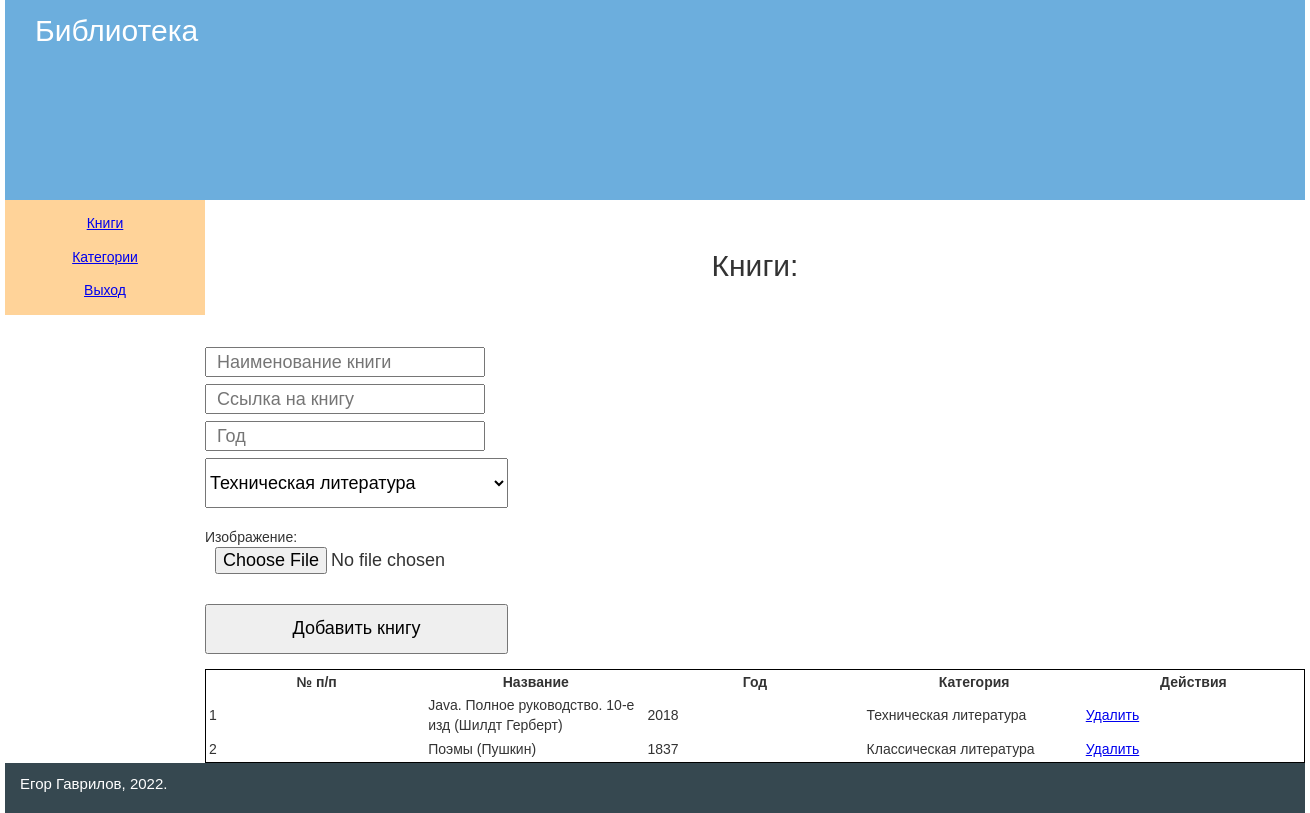
/adminka/books.php, run on the app's committed database.
### tables this page shows
CREATE TABLE `catalog` (
  `id` int(11) NOT NULL,
  `title` text NOT NULL,
  `category` int(11) NOT NULL,
  `year` int(4) NOT NULL,
  `filename` text NOT NULL,
  `picture` text NOT NULL
);

CREATE TABLE `category` (
  `id` int(11) NOT NULL,
  `category_name` text NOT NULL
);

### adminka/books.php (called while the page is built)
<?php
include "components/header.php";
include "components/contents/books.php";
include "components/sidebar.php";
include "../components/footer.php";

### adminka/components/contents/books.php (the view, shortened to what this page needs)
<div class="container clearfix">
    <main class="content">
        <p style="text-align: center; font-size: 30px; margin: 0; padding: 1.5em 0;">Книги:</p>
        <div class="reg_form">
            <form method="POST" enctype="multipart/form-data">
                <input type="text" name="name_book" placeholder="Наименование книги">
                <input type="text" name="link" placeholder="Ссылка на книгу">
                <input type="number" name="year" placeholder="Год">
                <select name="category">
                    <?php
                    $str_out_cat = "SELECT * FROM `category`";
                    $run_out_cat = mysqli_query($connect, $str_out_cat);
                    while ($out_cat = mysqli_fetch_array($run_out_cat)) {
                        echo "
                            <option value=$out_cat[id]>$out_cat[category_name]</option>
                        ";
                    }
                    ?>
                </select><br><br>
                Изображение:<br>
                <input type="file" name="image"><br>
                <input type="submit" name="add_book" value="Добавить книгу">
            </form>
        </div>
        <table>
            <tr>
                <th>№ п/п</th>
                <th>Название</th>
                <th>Год</th>
                <th>Категория</th>
                <th>Действия</th>
            </tr>
            <?php
            $str_out_book = "SELECT * FROM `catalog`";
            $run_out_book = mysqli_query($connect, $str_out_book);
            while ($out_book = mysqli_fetch_array($run_out_book)) {
                $str_out_cat_book = "SELECT * FROM `category` WHERE id=$out_book[category]";
                $run_out_cat_book = mysqli_query($connect, $str_out_cat_book);
                $out_cat_book = mysqli_fetch_array($run_out_cat_book);
                echo "
                <tr>
                <td>$out_book[id]</td>
                <td>$out_book[title]</td>
                <td>$out_book[year]</td>
                <td>$out_cat_book[category_name]</td>
                <td>
                    <a href=controllers/del.php?del_book=$out_book[id] class=delete>
                        Удалить
                    </a>
                </td>
                </tr>
                ";
            }
            ?>
        </table>
    </main>

### css/style.css (style rules this page uses)
html { line-height: 1.15; -webkit-text-size-adjust: 100%; }
body { margin: 0; }
main { display: block; }
a { background-color: transparent; }
button, input, optgroup, select, textarea { font-family: inherit; font-size: 100%; line-height: 1.15; margin: 0; }
button, input { overflow: visible; }
button, select { text-transform: none; }
button, [type="button"], [type="reset"], [type="submit"] { -webkit-appearance: button; }
* { -webkit-box-sizing: border-box; -moz-box-sizing: border-box; box-sizing: border-box; }
.clearfix:after { content: ""; display:block; clear: both; }
html, body { margin: 0; padding: 0; font-family: Arial,sans-serif; font-size: 14px; line-height: 1.4; color: #333; background-color: #fff; }
.content { width: 100%; float: left; padding-left: 200px; }
table { table-layout: fixed; width: 100%; border: 1px solid black; }
.reg_form,.edit_form { margin: 15px auto; }
.reg_form input,.edit_form input { width: 280px; height: 30px; display: block; margin-bottom: 7px; font-size: 18px; padding: 0px 10px; }
.reg_form input[type="submit"],.edit_form input[type="submit"] { width: 303px; height: 50px; cursor: pointer; }
.reg_form select { width: 303px; height: 50px; font-size: 18px; }

### data on the page
catalog: id "1", title "Java. Полное руководство. 10-е изд (Шилдт Герберт)", year "2018", category.category_name "Техническая литература"
catalog: id "2", title "Поэмы (Пушкин)", year "1837", category.category_name "Классическая литература"

### other printed values
form field category "Техническая литература"
